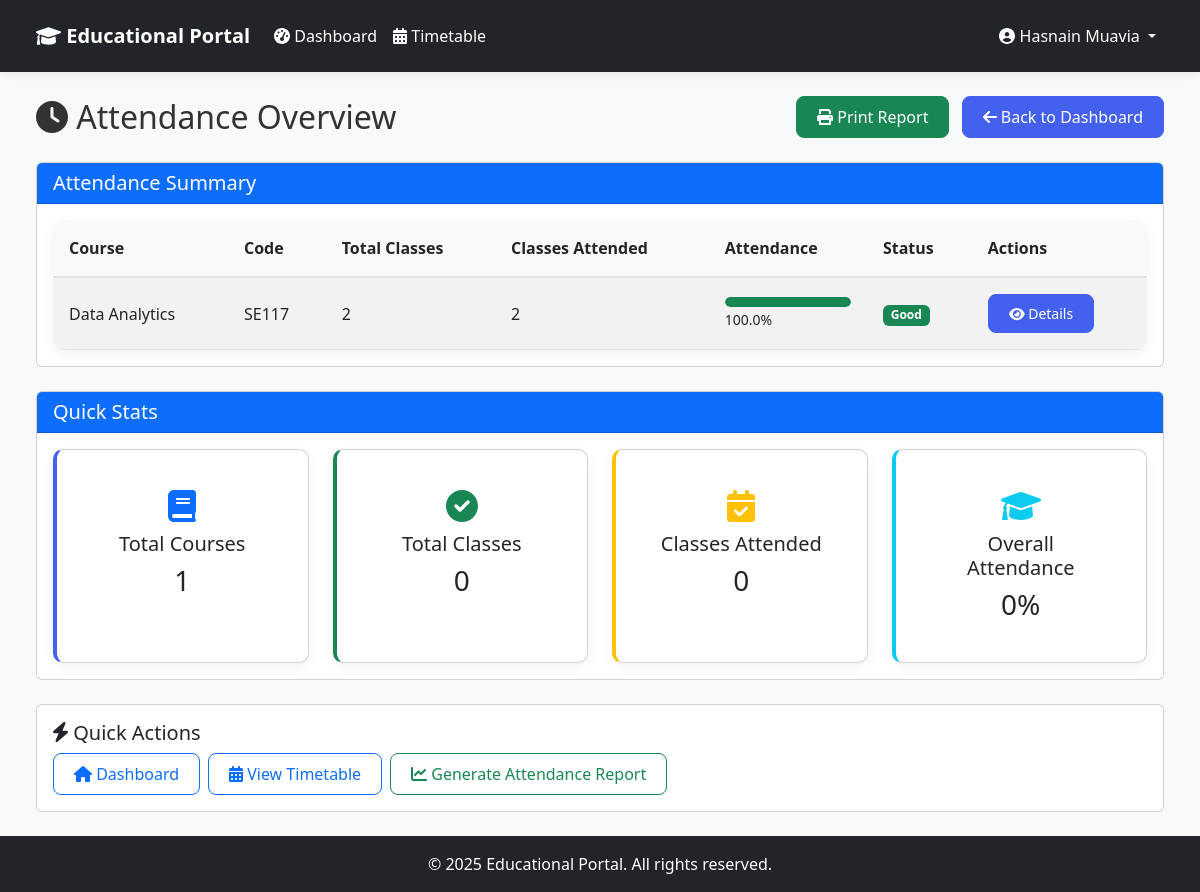
The app's page /student-dashboard/attendance/ (signed in) with its own data.
### core/models.py (models this page shows, shortened)
class User(AbstractUser):
    role = models.CharField(
        max_length=10,
        choices=Role.choices,
        default=Role.STUDENT,
    )
    def is_faculty(self):
        return self.role == Role.FACULTY
    def is_student(self):
        return self.role == Role.STUDENT

class Course(models.Model):
    name = models.CharField(max_length=100)
    code = models.CharField(max_length=20, unique=True)
    description = models.TextField(blank=True, null=True)

### student_dashboard/views.py (the view, shortened to what this page needs)
# urls.py: path('attendance/', views.view_attendance, name='student_view_attendance'),
@login_required
@user_passes_test(is_student)
def view_attendance(request, course_id=None):
    student = get_object_or_404(Student, user=request.user)
    courses = student.courses.all()
    attendance_data = []
    for course in courses:
        total_classes = Attendance.objects.filter(course=course, student=student).count()
        present_classes = Attendance.objects.filter(course=course, student=student, is_present=True).count()
        attendance_percentage = (present_classes / total_classes * 100) if total_classes > 0 else 0
        attendance_data.append({
            'course': course,
            'total_classes': total_classes,
            'present_classes': present_classes,
            'attendance_percentage': round(attendance_percentage, 2)
        })
    context = {
        'attendance_data': attendance_data,
    }
    return render(request, 'student_dashboard/attendance.html', context)

### student_dashboard/views.py (called while the page is built)
def is_student(user):
    return user.is_authenticated and user.is_student()

### templates/student_dashboard/attendance.html (shortened to what this page needs)
{% extends 'base.html' %}
{% block content %}
<div class="container-fluid">
    <div class="d-flex justify-content-between align-items-center mb-4">
        <h2 class="mb-0">
            <i class="fas fa-clock"></i> Attendance Overview
        </h2>
        <div>
            <button onclick="window.print()" class="btn btn-success me-2">
                <i class="fas fa-print"></i> Print Report
            </button>
            <a href="{% url 'student_dashboard' %}" class="btn btn-primary">
                <i class="fas fa-arrow-left"></i> Back to Dashboard
            </a>
        </div>
    </div>
    <div class="card mb-4">
        <div class="card-header bg-primary text-white">
            <h5 class="card-title mb-0">Attendance Summary</h5>
        </div>
        <div class="card-body">
            <div class="table-responsive">
                <table class="table table-striped table-hover">
                    <thead>
                        <tr>
                            <th>Course</th>
                            <th>Code</th>
                            <th>Total Classes</th>
                            <th>Classes Attended</th>
                            <th>Attendance</th>
                            <th>Status</th>
                            <th>Actions</th>
                        </tr>
                    </thead>
                    <tbody>
                        {% for item in attendance_data %}
                        <tr>
                            <td>{{ item.course.name }}</td>
                            <td>{{ item.course.code }}</td>
                            <td>{{ item.total_classes }}</td>
                            <td>{{ item.present_classes }}</td>
                            <td>
                                <div class="progress" style="height: 10px;">
                                    <div class="progress-bar
                                        {% if item.attendance_percentage >= 75 %}
                                        bg-success
                                        {% elif item.attendance_percentage >= 60 %}
                                        bg-warning
                                        {% else %}
                                        bg-danger
                                        {% endif %}"
                                         role="progressbar"
                                         style="width: {{ item.attendance_percentage }}%"
                                         aria-valuenow="{{ item.attendance_percentage }}"
                                         aria-valuemin="0"
                                         aria-valuemax="100">
                                    </div>
                                </div>
                                <small>{{ item.attendance_percentage }}%</small>
                            </td>
                            <td>
                                {% if item.attendance_percentage >= 75 %}
                                <span class="badge bg-success">Good</span>
                                {% elif item.attendance_percentage >= 60 %}
                                <span class="badge bg-warning">Average</span>
                                {% else %}
                                <span class="badge bg-danger">Poor</span>
                                {% endif %}
                            </td>
                            <td>
                                <a href="{% url 'student_course_attendance' item.course.id %}" class="btn btn-sm btn-primary">
                                    <i class="fas fa-eye"></i> Details
                                </a>
                            </td>
                        </tr>
                        {% empty %}
                        <tr>
                            <td colspan="7" class="text-center">No attendance data available.</td>
                        </tr>
                        {% endfor %}
                    </tbody>
                </table>
            </div>
        </div>
    </div>
    <div class="row">
        <div class="col-12">
            <div class="card">
                <div class="card-header bg-primary text-white">
                    <h5 class="card-title mb-0">Quick Stats</h5>
                </div>
                <div class="card-body">
                    <div class="row g-4">
                        <div class="col-6 col-md-3">
                            <div class="card stat-card primary text-center h-100">
                                <div class="card-body">
                                    <i class="fas fa-book fa-2x mb-2 text-primary"></i>
                                    <h5 class="card-title">Total Courses</h5>
                                    <h3 class="mb-0">{{ attendance_data|length }}</h3>
                                </div>
                            </div>
                        </div>
                        <div class="col-6 col-md-3">
                            <div class="card stat-card success text-center h-100">
                                <div class="card-body">
                                    <i class="fas fa-check-circle fa-2x mb-2 text-success"></i>
                                    <h5 class="card-title">Total Classes</h5>
                                    <h3 class="mb-0">
                                        {% with total=0 %}
                                            {{ total|default:0 }}
                                        {% endwith %}
                                    </h3>
                                </div>
                            </div>
                        </div>
                        <div class="col-6 col-md-3">
                            <div class="card stat-card warning text-center h-100">
                                <div class="card-body">
                                    <i class="fas fa-calendar-check fa-2x mb-2 text-warning"></i>
                                    <h5 class="card-title">Classes Attended</h5>
                                    <h3 class="mb-0">
                                        {% with attended=0 %}
                                            {{ attended|default:0 }}
                                        {% endwith %}
                                    </h3>
                                </div>
                            </div>
                        </div>
                        <div class="col-6 col-md-3">
                            <div class="card stat-card info text-center h-100">
                                <div class="card-body">
                                    <i class="fas fa-graduation-cap fa-2x mb-2 text-info"></i>
                                    <h5 class="card-title">Overall Attendance</h5>
                                    <h3 class="mb-0">
                                        {% with total=0 attended=0 %}
                                            {% if total > 0 %}
                                                {{ attended|floatformat:0 }}%
                                            {% else %}
                                                0%
                                            {% endif %}
                                        {% endwith %}
                                    </h3>
                                </div>
                            </div>
                        </div>
                    </div>
                </div>
            </div>
        </div>
    </div>
    <div class="row mt-4">
        <div class="col-12">
            <div class="card">
                <div class="card-body">
                    <h5 class="card-title"><i class="fas fa-bolt"></i> Quick Actions</h5>
                    <div class="d-flex flex-wrap gap-2">
                        <a href="{% url 'student_dashboard' %}" class="btn btn-outline-primary">
                            <i class="fas fa-home"></i> Dashboard
                        </a>
                        <a href="{% url 'student_timetable' %}" class="btn btn-outline-primary">
                            <i class="fas fa-calendar-alt"></i> View Timetable
                        </a>
                        <a href="{% url 'student_generate_report' %}" class="btn btn-outline-success">
                            <i class="fas fa-chart-line"></i> Generate Attendance Report
                        </a>
                    </div>
                </div>
            </div>
        </div>
    </div>
</div>
{% endblock %}
{% block extra_css %}
<link rel="stylesheet" href="https://cdnjs.cloudflare.com/ajax/libs/font-awesome/6.0.0/css/all.min.css">
{% endblock %}

### templates/base.html (shortened to what this page needs)
<!DOCTYPE html>
<html lang="en">
<head>
    <link href="https://cdn.jsdelivr.net/npm/bootstrap@5.3.0/dist/css/bootstrap.min.css" rel="stylesheet">
    {% load static %}
    <link href="{% static 'css/style.css' %}" rel="stylesheet">
    {% block extra_css %}{% endblock %}
</head>
<body class="d-flex flex-column min-vh-100">
    <nav class="navbar navbar-expand-lg navbar-dark bg-dark">
        <div class="container-fluid">
            <a class="navbar-brand" href="{% url 'home' %}">
                <i class="fas fa-graduation-cap"></i> Educational Portal
            </a>
            {% if user.is_authenticated %}
            <div class="collapse navbar-collapse" id="navbarNav">
                <ul class="navbar-nav me-auto">
                    {% if user.is_superuser %}
                    <li class="nav-item">
                        <a class="nav-link {% if request.resolver_match.url_name == 'admin_dashboard' %}active{% endif %}" href="{% url 'admin_dashboard' %}">
                            <i class="fas fa-tachometer-alt"></i> Dashboard
                        </a>
                    </li>
                    <li class="nav-item">
                        <a class="nav-link {% if request.resolver_match.url_name == 'manage_courses' %}active{% endif %}" href="{% url 'manage_courses' %}">
                            <i class="fas fa-book"></i> Courses
                        </a>
                    </li>
                    <li class="nav-item">
                        <a class="nav-link {% if request.resolver_match.url_name == 'manage_students' %}active{% endif %}" href="{% url 'manage_students' %}">
                            <i class="fas fa-user-graduate"></i> Students
                        </a>
                    </li>
                    <li class="nav-item">
                        <a class="nav-link {% if request.resolver_match.url_name == 'manage_faculty' %}active{% endif %}" href="{% url 'manage_faculty' %}">
                            <i class="fas fa-chalkboard-teacher"></i> Faculty
                        </a>
                    </li>
                    {% elif user.is_faculty %}
                    <li class="nav-item">
                        <a class="nav-link {% if request.resolver_match.url_name == 'faculty_dashboard' %}active{% endif %}" href="{% url 'faculty_dashboard' %}">
                            <i class="fas fa-tachometer-alt"></i> Dashboard
                        </a>
                    </li>
                    {% else %}
                    <li class="nav-item">
                        <a class="nav-link {% if request.resolver_match.url_name == 'student_dashboard' %}active{% endif %}" href="{% url 'student_dashboard' %}">
                            <i class="fas fa-tachometer-alt"></i> Dashboard
                        </a>
                    </li>
                    <li class="nav-item">
                        <a class="nav-link {% if request.resolver_match.url_name == 'student_timetable' %}active{% endif %}" href="{% url 'student_timetable' %}">
                            <i class="fas fa-calendar-alt"></i> Timetable
                        </a>
                    </li>
                    {% endif %}
                </ul>
                <div class="navbar-nav">
                    <li class="nav-item dropdown">
                        <a class="nav-link dropdown-toggle" href="#" id="navbarDropdown" role="button" data-bs-toggle="dropdown">
                            <i class="fas fa-user-circle"></i> {{ user.get_full_name|default:user.username }}
                        </a>
                    </li>
                </div>
            </div>
            {% endif %}
        </div>
    </nav>
    <main class="flex-grow-1 py-4">
        <div class="container-fluid px-4">
            {% block content %}
            {% endblock %}
        </div>
    </main>
    <footer class="footer mt-auto py-3 bg-dark text-white">
        <div class="container text-center">
            <p class="mb-0">&copy; {% now "Y" %} Educational Portal. All rights reserved.</p>
        </div>
    </footer>
</body>
</html>

### static/css/style.css (style rules this page uses)
body { min-height: 100vh; display: flex; flex-direction: column; background-color: #f8f9fa; font-family: 'Poppins', 'Segoe UI', Roboto, 'Helvetica Neue', Arial, sans-serif; color: #333; margin: 0; padding: 0; }
main { flex: 1; display: flex; flex-direction: column; }
:root { --primary-color: #4361ee; --primary-dark: #3a56d4; --secondary-color: #6c757d; --success-color: #198754; --info-color: #0dcaf0; --warning-color: #ffc107; --danger-color: #dc3545; --light-color: #f8f9fa; --dark-color: #212529; --text-color: #333; --text-muted: #6c757d; --border-radius: 10px; --box-shadow: 0 10px 30px rgba(0, 0, 0, 0.1); }
.stat-card { border-radius: var(--border-radius); overflow: hidden; border-left: 4px solid; padding: 1.5rem; background-color: #fff; box-shadow: 0 4px 12px rgba(0, 0, 0, 0.05); }
.stat-card.primary { border-left-color: var(--primary-color); }
.stat-card.success { border-left-color: var(--success-color); }
.stat-card.warning { border-left-color: var(--warning-color); }
.stat-card.info { border-left-color: var(--info-color); }
.table-responsive { border-radius: var(--border-radius); box-shadow: 0 4px 12px rgba(0, 0, 0, 0.05); overflow: hidden; }
.table { background-color: #fff; margin-bottom: 0; }
.table thead th { background-color: #f8f9fa; border-bottom: 2px solid #dee2e6; font-weight: 600; color: var(--dark-color); padding: 1rem; }
.table tbody td { padding: 1rem; vertical-align: middle; }
.navbar { box-shadow: 0 2px 10px rgba(0, 0, 0, 0.08); background-color: #212529; padding: 0.75rem 1.5rem; }
.navbar-dark .navbar-nav .nav-link, .navbar-dark .navbar-brand, .navbar-dark .nav-link { color: #fff !important; }
.navbar-brand { font-weight: 700; color: var(--primary-color); }
.nav-link { font-weight: 500; color: var(--dark-color); padding: 0.75rem 1rem; transition: all 0.3s ease; }
.btn { font-weight: 500; padding: 0.5rem 1.25rem; border-radius: 8px; transition: all 0.3s ease; }
.btn-primary { background-color: var(--primary-color); border-color: var(--primary-color); }
.progress { background-color: #e9ecef; border-radius: 1rem; height: 0.75rem; overflow: hidden; }
.progress-bar { border-radius: 1rem; }
.footer { background-color: #343a40; color: #fff; padding: 1.5rem 0; }
.fade-in { animation: fadeIn 0.5s ease-out; }

### records on screen
User: get_full_name "Hasnain Muavia"
Course: course.name "Data Analytics", course.code "SE117", total_classes "2", present_classes "2", attendance_percentage "100.0"

### other values on screen
{{ attendance_data|length }} "1"
{{ total|default:0 }} "0"
{{ attended|default:0 }} "0"
